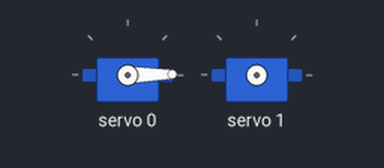
Simulated run of this sketch. Board: Arduino Uno, built with avr-gcc and run on an emulated ATmega328P. On the bench: 2 × servo.

Above: at 0.15 s.
At 2.4 s:
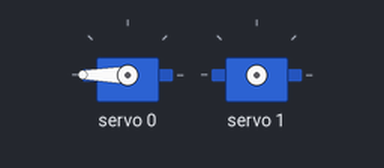
At 18.79 s:
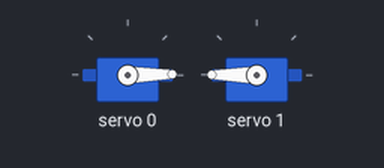
At 30.4 s:
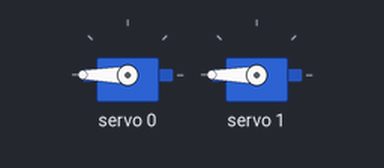
Timing chart, 0 to 40.0 s (numbered marks = the images above):
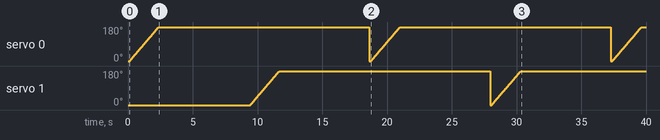

The sketch:

motor_slow_fast.ino
```cpp
#define SERVOMIN  110 // this is the 'minimum' pulse length count (out of 4096)
#define SERVOMAX  2000 // this is the 'maximum' pulse length count (out of 4096)
#define SERVO_NUM 2 // number of servo motors

#include <Wire.h>

#include <Adafruit_PWMServoDriver.h>
Adafruit_PWMServoDriver pwm = Adafruit_PWMServoDriver();
uint8_t servos[SERVO_NUM];

void setup() {
  Serial.begin(9600);
  pwm.begin();
  pwm.setPWMFreq(60);  // Analog servos run at ~60 Hz updates

  // Assign servo numbers
  for (int i = 0; i < SERVO_NUM; i += 1) {
    servos[i] = i;
  }
}

void loop() {
  // SLOW
  sweep(1, 1);
  sweep(2, 1);

//  // FAST
//  sweep(1, 3);
//  sweep(2, 3);
//
//  // FASTER
//  sweep(1, 5);
//  sweep(2, 5);
}

void sweep(int which, int motorSpeed){
  float pos;
  for (pos = 0; pos <= 360; pos += motorSpeed) { // goes from 0 degrees to 360 degrees
    pwm.setPWM(servos[which-1], 0, map(pos, 0, 360, SERVOMIN, SERVOMAX));              // tell servo to go to position in variable 'pos'
    delay(25);                       // waits 15ms for the servo to reach the position
  }
}
```

Measured:
- by itself, servo 0: ramps from 0° to 180° and jumps back, once every 18.6 s
